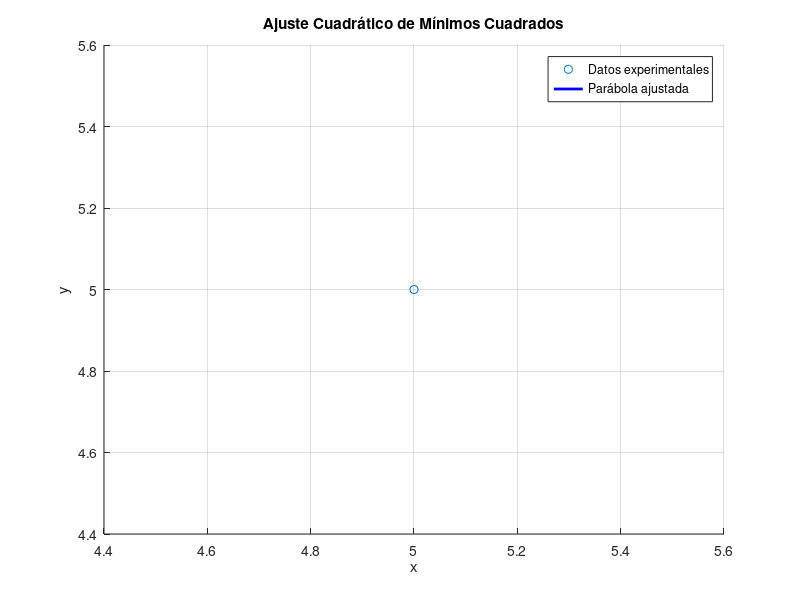

Write MATLAB code to recreate this figure.

%MINIMOS CUADRADOS FUNCIONES CUADRATICAS

x = input('Ingrese el vector de Xs entre corchetes [ ]: ');
y = input('Ingrese el vector de Ys entre corchetes [ ]: ');

% Datos experimentales
%x = [1 3 4 6 8 9 11 14];
%y = [1 2 4 4 5 7 8 9];

% Matriz X para el ajuste cuadrático (incluye x^2, x y 1)
X = [x'.^2, x', ones(length(x), 1)];

% Vector de valores y
y = y';

% Calcular los coeficientes utilizando mínimos cuadrados
theta = X\y;

% Los coeficientes a, b y c
a = theta(1);
b = theta(2);
c = theta(3);

fprintf('La ecuación de la parábola ajustada es: y = %.4fx^2 + %.4fx + %.4f\n', a, b, c);

% Graficar los datos y la parábola ajustada
figure;
scatter(x, y, 'ro'); % Puntos experimentales
hold on;
x_fit = linspace(min(x), max(x), 100); % Puntos para graficar la parábola
y_fit = a*x_fit.^2 + b*x_fit + c; % Ecuación de la parábola ajustada
plot(x_fit, y_fit, 'b-', 'LineWidth', 2); % Parábola ajustada

% Etiquetas y título
xlabel('x');
ylabel('y');
title('Ajuste Cuadrático de Mínimos Cuadrados');
legend('Datos experimentales', 'Parábola ajustada', 'Location', 'Best');
grid on;
hold off;

% Cálculo del error cuadrático total
y_pred = a*x.^2 + b*x + c; % Valores predichos por la parábola ajustada
error = sum((y - y_pred).^2); % Error cuadrático total

fprintf('El error cuadrático total es: %.4f\n', error);
